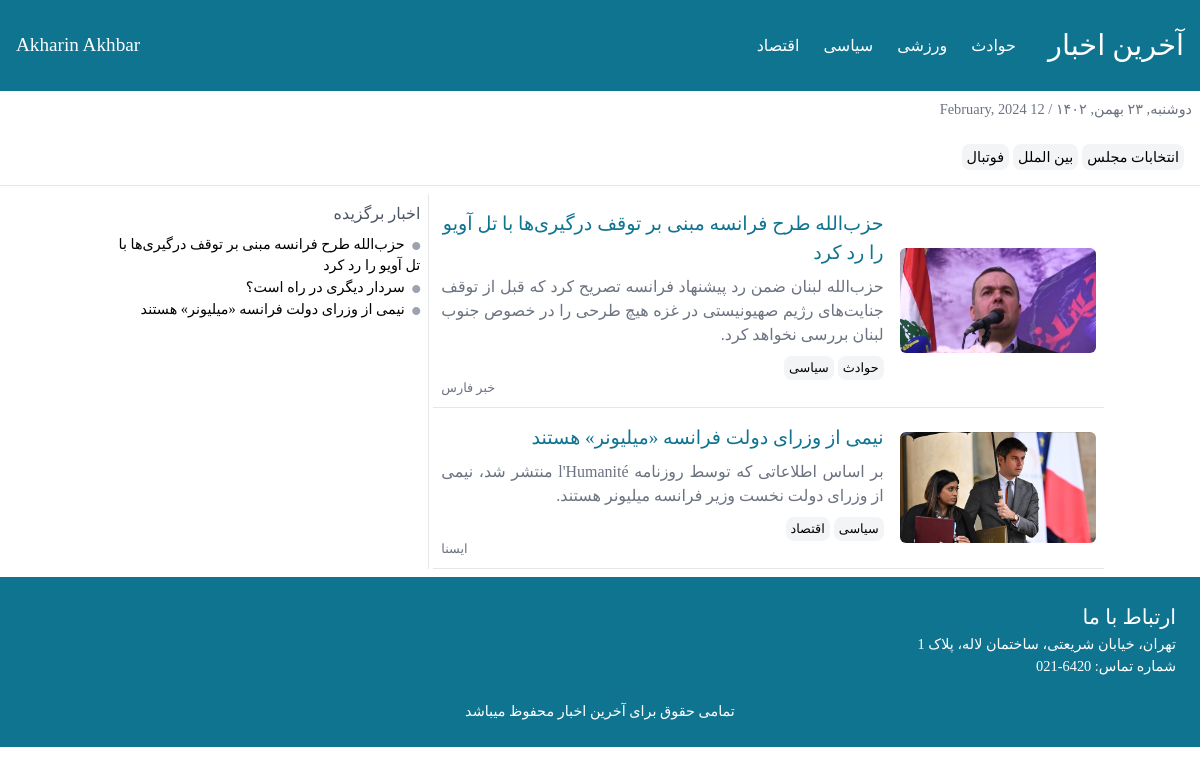
The app's page /taggit/international with its own data.
### news/models.py (models this page shows, shortened)
class Category(models.Model):
    title = models.CharField(max_length=250, null=True, blank=True, verbose_name="دسته بندی")
    url = models.CharField(max_length=250, null=True, blank=True, verbose_name="لینک دسته بندی")

class Tag(models.Model):
    title = models.CharField(max_length=250, null=True, blank=True, verbose_name="تگ")
    url = models.CharField(max_length=250, null=True, blank=True, verbose_name="لینک تگ")

class News(models.Model):
    title = models.CharField(max_length=250, null=True, blank=True, verbose_name="عنوان خبر")
    short_description = models.TextField(blank=True, null=True, verbose_name="توضیحات کوتاه")
    description = models.TextField(blank=True, null=True, verbose_name="متن خبر")
    author = models.CharField(max_length=250, null=True, verbose_name="نویسنده خبر")
    created_date = jmodels.jDateTimeField(auto_now_add=True)
    tag = models.ManyToManyField(Tag, verbose_name="تگ خبر")
    category = models.ManyToManyField(Category, verbose_name="دسته بندی")
    status = models.BooleanField(default=False, verbose_name="فعال/غیرفعال")
    selected = models.BooleanField(default=False, verbose_name="خبر برگزیده")
    image = models.ImageField(upload_to='images')

### news/views.py (the view)
# urls.py: path('taggit/<tag>', views.teggit, name='select-tag')
def teggit(request, tag):
    tags = Tag.objects.all()
    category = Category.objects.all()
    news = News.objects.filter(status=True, tag__url=tag).all()
    selected = News.objects.filter(selected=True).all()
    return render(request, 'index.html', context={
        'tags': tags,
        'category': category,
        'news': news,
        'selected': selected
    })

### templates/index.html (shortened to what this page needs)
{% load jformat %}
<!DOCTYPE html>
<html lang="fa" dir="rtl">
<head>
    <link rel="stylesheet" href="/static/style/font.css"/>
    <link rel="stylesheet" href="/static/style/tailwind.css"/>
    <link
            rel="stylesheet"
            href="https://cdnjs.cloudflare.com/ajax/libs/font-awesome/6.5.1/css/all.min.css"
/>
</head>
<body class="font-[Azar]">
<header class="bg-cyan-700 p-4 font-[Azar] text-white md:flex items-center justify-between">
    <div class="md:flex items-center gap-x-8">
        <a href="{% url 'news:news' %}"><h1 class="font-[AzarBold] text-[1.8rem] my-2">آخرین اخبار</h1></a>
        <ul class="flex items-center gap-x-6">
            {% for item in category %}
                <a href="{% url 'news:select-category' item.url %}">
                    <li class="cursor-pointer">{{ item.title }}</li>
                </a>
            {% endfor %}
        </ul>
    </div>
    <div>
        <h2 class="font-[AzarBold] text-[1.2rem] hidden md:block">Akharin Akhbar</h2>
    </div>
</header>
<section>
    <span class="block font-[Azar] text-gray-500 text-[0.9rem] m-2">دوشنبه, ۲۳ بهمن, ۱۴۰۲ / 12 February, 2024</span>
    <div class="p-4">
        {% for item in tags %}
            <a href="{% url 'news:select-tag' item.url %}">
                <span
                        class="font-[Azar] rounded-lg cursor-pointer hover:bg-gray-200 border border-transparent hover:border-gray-200 transition-all duration-300 bg-gray-100 text-[0.9rem] p-1 text-center"
                >{{ item.title }}</span
                >
            </a>
        {% endfor %}
    </div>
</section>
<hr/>
{% if news %}
<section class="container mx-auto grid grid-cols-1 md:grid-cols-6 p-2 gap-x-1">
    <div class="main-new col-span-4">
        {% for item in news %}
            <div class="box md:flex p-2 items-center gap-x-4 border-b">
                <img src="{{ item.image.url }}" alt=""
                     class="md:w-[30%] block mx-auto rounded-md"/>
                <div>
                    <h3 class="text-[1.2rem] text-cyan-700">
                        <a href="{% url 'news:select-news' item.id %}">{{ item.title }}</a>
                    </h3>
                    <p class="text-[1rem] text-gray-500 my-2 text-justify">
                        {{ item.short_description }}
                    </p>
                    <div>
                        {% for cat in item.category.all %}
                            <span
                                    class="font-[Azar] text-[0.8rem] rounded-lg cursor-pointer hover:bg-gray-200 border border-transparent hover:border-gray-200 transition-all duration-300 bg-gray-100 p-1 text-center"
                            >{{ cat.title }}</span
                            >
                        {% endfor %}
                    </div>
                    <span class="block text-[0.8rem] text-left text-gray-500">{{ item.author }}</span>
                </div>
            </div>
        {% endfor %}
    </div>
    <div class="end-news col-span-2 md:border-r p-2">
        <h4 class="text-gray-600 text-[1rem]">اخبار برگزیده</h4>
        <ul class="my-2">
            {% for item in selected %}
                <li class="text-[0.9rem]">
                    <i class="fas fa-circle text-[0.5rem] text-gray-400"></i>
                    <a href="{% url 'news:select-news' item.id %}" class="hover:text-red-600 p-1">{{ item.title }}</a>
                </li>
            {% endfor %}
        </ul>
    </div>
</section>
<footer class="bg-cyan-700 p-6">
    <h2 class="text-[1.3rem] font-[AzarBold] text-white">ارتباط با ما</h2>
    <span class="text-[0.9rem] text-white">تهران، خیابان شریعتی، ساختمان لاله، پلاک 1</span>
    <span class="text-[0.9rem] text-white block">شماره تماس: 6420-021</span>
    <span class="mx-auto text-white text-[0.9rem] block text-center mt-6">تمامی حقوق برای آخرین اخبار محفوظ میباشد</span>
</footer>
    {% else %}
    <h2 class="font-[AzarBold] text-center text-[2rem] text-gray-500 mt-8">هیچ خبری اینجا نیست!</h2>
{% endif %}
</body>
</html>

### records on screen
Category: title "حوادث"
Category: title "ورزشی"
Category: title "سیاسی"
Category: title "اقتصاد"
Tag: title "انتخابات مجلس"
Tag: title "بین الملل"
Tag: title "فوتبال"
News: image (picture), title "حزب‌الله طرح فرانسه مبنی بر توقف درگیری‌ها با تل آویو را رد کرد", short_description "حزب‌الله لبنان ضمن رد پیشنهاد فرانسه تصریح کرد که قبل از توقف جنایت‌های رژیم صهیونیستی در غزه هیچ طرحی را در خصوص جنوب لبنان بررسی نخواهد کرد.", author "خبر فارس"
News: image (picture), title "نیمی از وزرای دولت فرانسه «میلیونر» هستند", short_description "بر اساس اطلاعاتی که توسط روزنامه l'Humanité منتشر شد، نیمی از وزرای دولت نخست وزیر فرانسه میلیونر هستند.", author "ایسنا"
News: title "سردار دیگری در راه است؟"
